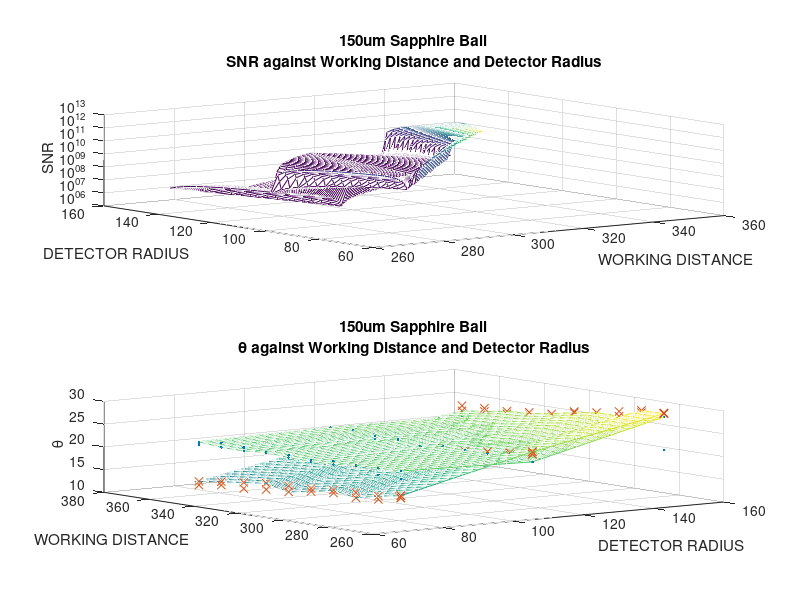

Reproduce this figure in MATLAB.
clear all
close all
clc

load('cy5_saph150.mat')

dr_snr = snr_data(:,12);
wd_snr = snr_data(:,9);
snr = snr_data(:,20);

dr_all = all_data(:,12);
wd_all = all_data(:,9);
theta = all_data(:,19);

dr_base = base_data(:,12);
wd_base = base_data(:,9);
theta_base = base_data(:,19);

subplot(2,1,1);
[wdq,drq] = meshgrid(min(wd_snr):0.5:max(wd_snr),min(dr_snr):2.5:max(dr_snr));
scatter3(wd_snr,dr_snr,snr,'.');
hold on;
snrq = griddata(wd_snr,dr_snr,snr,wdq,drq);
mesh(wdq,drq,snrq);
hold on;
set(gca, 'ZScale', 'log')
title({'150um Sapphire Ball', 'SNR against Working Distance and Detector Radius'});
ylabel('DETECTOR RADIUS');
xlabel('WORKING DISTANCE');
zlabel('SNR');

subplot(2,1,2);
[drq,wdq] = meshgrid(min(dr_all):2.5:max(dr_all),min(wd_all):0.5:max(wd_all));
scatter3(dr_all,wd_all,theta,'.');
hold on;
thetaq = griddata(dr_all,wd_all,theta,drq,wdq);
mesh(drq,wdq,thetaq);
hold on;

[drbq,wdbq] = meshgrid(min(dr_base):2.5:max(dr_base),min(wd_base):0.5:max(wd_base));
scatter3(dr_base,wd_base,theta_base,'x');
hold on;
thetabq = griddata(dr_base,wd_base,theta_base,drbq,wdbq);
mesh(drbq,wdbq,thetabq);
hold on;

title({'150um Sapphire Ball', '\theta against Working Distance and Detector Radius'});
xlabel('DETECTOR RADIUS');
ylabel('WORKING DISTANCE');
zlabel('\theta');
